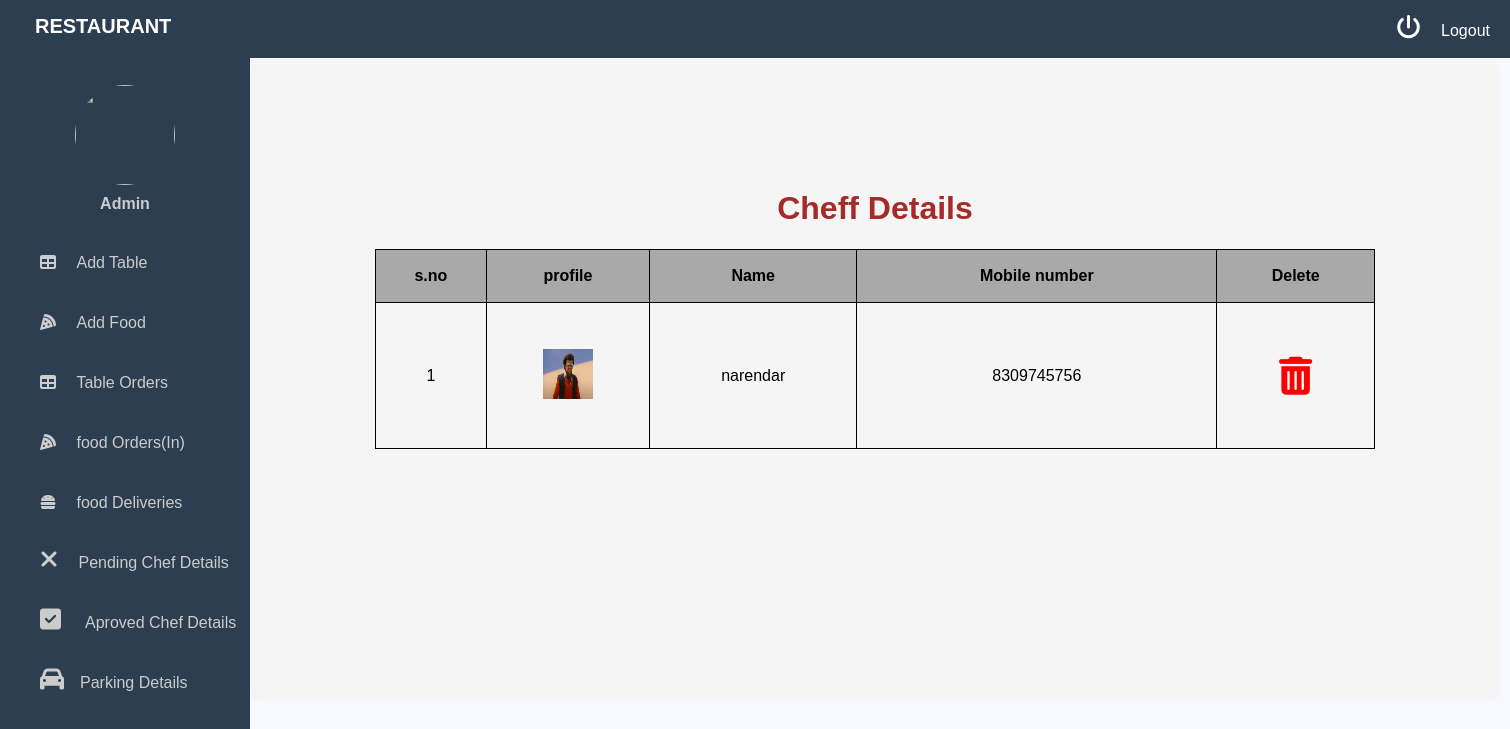
Before: /admin-approved-chef/ (signed in) with the older database file.
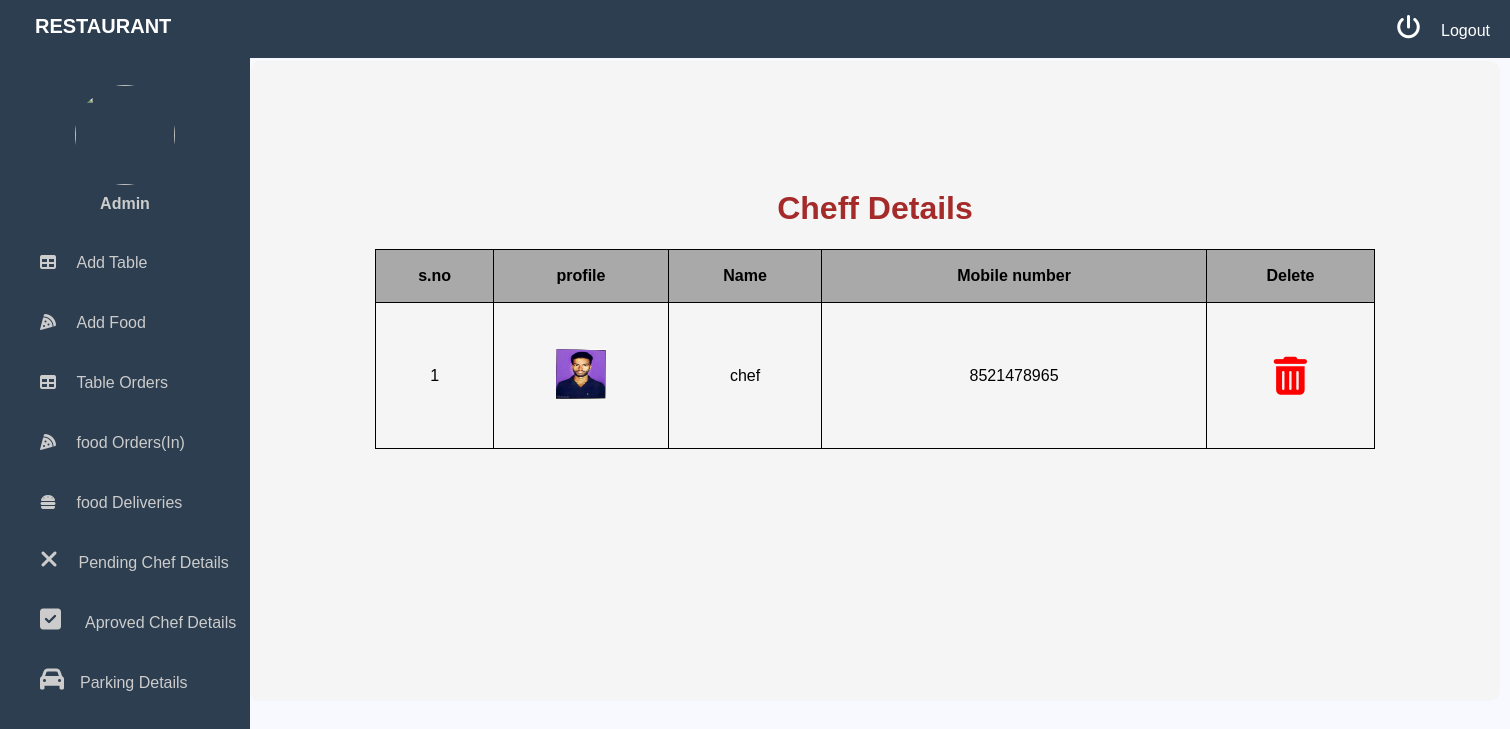
After: the same page with the newer database file.
### chef/models.py (models this page shows)
class Chef(models.Model):
    user=models.OneToOneField(User,on_delete=models.CASCADE)
    mobile_number=models.PositiveIntegerField()
    profile_pic=models.ImageField(upload_to='chef/profile_pic/',null=True)
    resume=models.FileField(upload_to='chef/resumes/',null=True)
    position=models.CharField(max_length=1000,null=True)
    approved=models.BooleanField(default=False)

### core/views.py (the view)
# urls.py: path('admin-approved-chef/',views.admin_approved_chef,name='admin-approved-chef'),
@login_required(login_url='admin-sign-in')
def admin_approved_chef(request):
    chefs=Chef.objects.filter(approved=True)
    return render(request,'admin/approvedchef.html',{'chefs':chefs})

### templates/admin/approvedchef.html (shortened to what this page needs)
<!DOCTYPE html>
<html lang="en">
<head>
    <link rel="stylesheet" href=" https://cdnjs.cloudflare.com/ajax/libs/font-awesome/5.12.1/css/all.min.css">
    <link rel="stylesheet" href="https://cdnjs.cloudflare.com/ajax/libs/font-awesome/4.7.0/css/font-awesome.min.css">
</head>
<body>
 {% include 'admin/base.html' %}
<div class="container"><br><br><br><br><br><br>
<center><h1> Cheff Details</h1></center>
<table border="1" height="200" width="1000" align="center" >
<tr align="center" background-color="blue">
    <th >s.no</th>  <th>profile</th>  <th>Name</th>   <th> Mobile number</th> <th> Delete</th>
</tr>
{% for chef in chefs %}
<tr align="center" >
    <td>{{forloop.counter}}</td>  <td><img src="{{chef.profile_pic.url}}" width="50" height="50"></td>   <td> {{chef.user}}</td><td> {{chef.mobile_number}}</td>   <td><a href="{% url 'admin-rejecting-chef' chef.id %}"><i class="fa fa-trash-o" style="font-size:38px;color:red"></a></i></td>
</tr>
{% endfor %}
</div>
</body>
</html>

Changed rows visible on the page:
removed Chef: profile_pic (picture), user "narendar", mobile_number "8309745756"
added Chef: profile_pic (picture), user "chef", mobile_number "8521478965"
